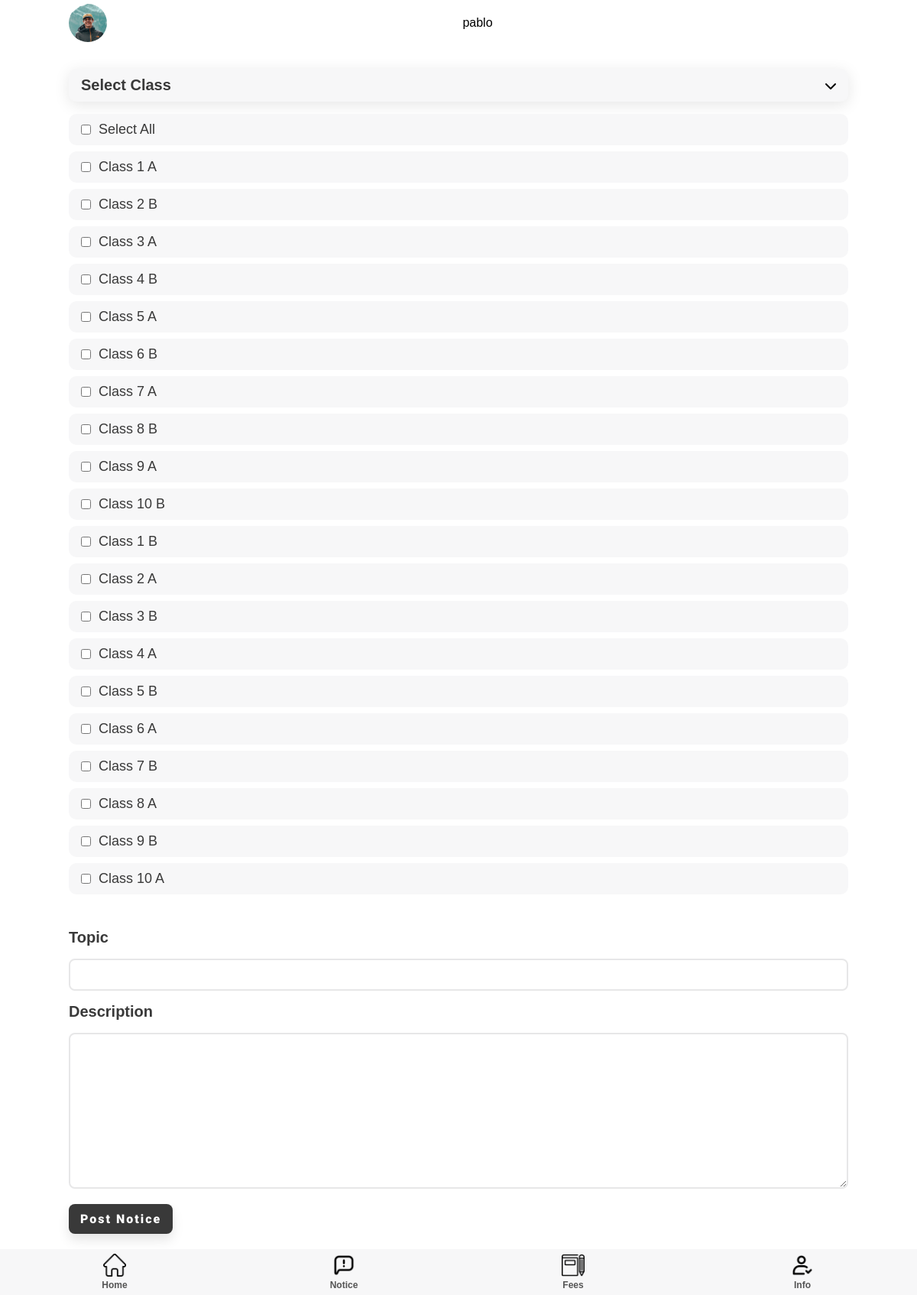
The page /notice/createNotice/ (signed in) on the database its author committed.
### teacher/models.py (models this page shows)
class classSection(models.Model):
    Class = models.IntegerField()
    section = models.CharField(max_length=50)
    teacher = models.OneToOneField(teacher, on_delete=models.PROTECT)

### notice/views.py (the view, shortened to what this page needs)
# urls.py: path('createNotice/', views.createNotice, name='createNotice'),
def createNotice(request):
    try:
        teacherobj = teacher.objects.get(user = request.user)
        school_object = teacherobj.school
        classes_teacher_obj = classSection.objects.filter(teacher = teacherobj)
        teacher_subject = subject.objects.filter(teacher = teacherobj)
        classes = [classes_teacher_obj[0]]
        for sub in teacher_subject:
            classes.append(sub.Class)
        posting_by = "teacher"
    except:
        super_admin = SuperAdmin.objects.get(user = request.user)
        school_object = super_admin.school
        classes = classSection.objects.filter(teacher__in = teacher.objects.filter(school = school_object))
        posting_by = "superadmin"
    if posting_by == "teacher":
        return render(request, 'createNotice.html', {'classes': classes})
    elif posting_by == "superadmin":
        return render(request, 'superadmincreateNotice.html', {'classes': classes})

### templates/superadmin/superadmincreateNotice.html (shortened to what this page needs)
{% extends 'adminhome.html' %} {% load static %} {% block extra-head %}
<link rel="stylesheet" href="{% static '/css/style.css' %}" />
<link rel="stylesheet" href="{% static '/css/notice.css' %}" />
{% endblock extra-head %} {% block content %}
<section id="main">
  <form method="POST" action="{% url 'notice:createNotice' %}">
    <section id="notice-accor">
      <div class="notice-class-accor component-back">
        <h2>Select Class</h2>
        <i class="fas fa-chevron-down"></i>
      </div>
      <div class="notice-class-list">
        <div class="notice-class-elem notice-all">
          <input value="all" type="checkbox" name="checks" id="" />
          <p>Select All</p>
        </div>
        {% for class in classes %}
        <div class="notice-class-elem">
          <input
            value="{{ class.id }}"
            type="checkbox"
            name="checks"
            id=""
          />
          <p>Class {{ class.Class }} {{ class.section }}</p>
        </div>
        {% endfor %}
      </div>
    </section>
    <section id="content-info">
      <div class="content-info">
        <div class="content-topic">
          <label for=""><h2>Topic</h2></label>
          <input name="topic" type="text" />
        </div>
        <div class="content-topic content-desc">
          <label for=""><h2>Description</h2></label>
          <textarea name="desc" id="" cols="30" rows="10"></textarea>
        </div>
        <button type="submit" class="btn btn-black">Post Notice</button>
      </div>
    </section>
  </form>
</section>
{% endblock content %}

### templates/superadmin/adminhome.html (shortened to what this page needs)
{% load static %}
<!DOCTYPE html>
<html lang="en">
{% block head %}
  <head>
    <link
      rel="stylesheet"
      href="https://cdnjs.cloudflare.com/ajax/libs/font-awesome/6.0.0-beta2/css/all.min.css"
    />
    <link rel="stylesheet" href="{% static 'css/style.css' %}" />
    {% block extra-head %}{% endblock extra-head %}
  </head>
{% endblock head %}
  <body>
    <section id="main">
    {% block nav %}
      <section id="nav">
        <nav class="top-navbar">
          <div class="profile-picture">
            <img src="{% static 'img/profile.jpg' %}" />
          </div>
          {{ user.username }}
        </nav>
      </section>
      {% endblock nav %}
      {% block content %}{% endblock content %}
      {% block bottom-nav %}
      <section id="bottom-nav">
        <nav class="bottom-navbar">
          <div class="nav-links">
            <div class="nav-button">
              <a href="{% url 'superadmin:adminhome' %}">
                <img src="{% static '/img/home.png' %}" />
                <h5 class="faded">Home</h5>
              </a>
            </div>
            <div class="nav-button">
              <a href="{% url 'notice:superAdminNotice' 'all' %}">
                <img src="{% static '/img/notice.png' %}" />
                <h5 class="faded">Notice</h5>
              </a>
            </div>
            <div class="nav-button">
              <a href="/admin/fees.html">
                <img src="{% static '/img/homework.png' %}" />
                <h5 class="faded">Fees</h5>
              </a>
            </div>
            <div class="nav-button">
              <a href="{% url 'superadmin:info' %}">
                <img src="{% static '/img/check.png' %}" />
                <h5 class="faded">Info</h5>
              </a>
            </div>
          </div>
        </nav>
      </section>
      {% endblock bottom-nav %}
    </section>
  </body>
</html>

### static/css/style.css (style rules this page uses)
:root { --dark-green: #1ab7ea; --light-green: #9cdabd; --dark-red: #fb3f4a; --light-red: #fb878e; --light-red: #2196f3; --light-grey: #f7f7f8; --dark-grey: #e7e7e8; --dark: #393939; --faded: #555555; --center-width: 85%; }
* { box-sizing: border-box; margin: 0; padding: 0; }
body { font-family: "Arial", sans-serif; -webkit-font-smoothing: antialiased; }
a { text-decoration: none; }
* { margin: 0; padding: 0; }
#main { margin: auto; margin-bottom: 60px; width: 100%; background-color: #fff; }
#nav { margin-bottom: 30px; }
.top-navbar { margin: auto; display: flex; justify-content: space-between; align-items: center; align-content: center; height: 60px; width: var(--center-width); }
.profile-picture { height: 50px; width: 50px; }
.profile-picture img { height: 100%; width: 100%; border-radius: 50px; object-fit: cover; }
.menu-list, .component-back { background-color: var(--light-grey); border-radius: 10px; display: flex; justify-content: space-between; align-items: center; margin: 1em 0; padding: 10px 16px; transition: all 0.5s ease 0s; box-shadow: 0px 4px 20px rgba(0, 0, 0, 0.1); }
.bottom-navbar { margin: auto; position: fixed; bottom: 0; background-color: var(--light-grey); height: 60px; width: 100%; }
.nav-links { margin: auto; width: var(--center-width); display: flex; justify-content: space-between; width: 100%; }
.nav-button { height: 60px; width: 25%; display: flex; flex-direction: column; justify-content: space-around; align-items: center; transition: all 0.3s ease-in-out 0.1s; }
.nav-button > a { width: 100%; text-align: center; }
.nav-button img { height: 30px; }
.btn { display: inline-block; background: var(--dark-green); color: #fff; padding: 10px 15px; min-width: 120px; font-size: 1rem; text-align: center; border: none; cursor: pointer; outline: none; box-shadow: 0px 8px 15px rgba(0, 0, 0, 0.1); transition: all 0.3s ease 0s; border-radius: 8px; letter-spacing: 2px; font-family: "Roboto", sans-serif; font-weight: 900; }
.btn-black { background-color: var(--dark); color: #fff; }
.btn-black { background-color: var(--dark); }
p { color: var(--dark); font-size: 15px; font-weight: 300; }
h2 { color: var(--dark); text-transform: capitalize; font-size: 20px; font-weight: 600; }
h5 { color: var(--dark); font-size: 12px; font-weight: 600; }
.faded { color: var(--faded); }

### static/css/notice.css (style rules this page uses)
#notice-accor { width: var(--center-width); margin: 25px auto; }
.notice-class-elem, .notice-stud-elem { background-color: var(--light-grey); border-radius: 10px; display: flex; justify-content: flex-start; align-items: center; margin: 0.5em 0; padding: 10px 16px; }
.notice-class-accor, .notice-stud-accor { cursor: pointer; }
.notice-class-list, .notice-stud-list { display: block; height: auto; transition: all 0.4s ease; }
.notice-class-elem p, .notice-stud-elem p { font-size: 18px; margin: 0px 10px; }
#content-info { width: var(--center-width); margin: 0px auto; padding: 20px 0px; }
.content-topic h2 { margin-bottom: 16px; }
.content-topic input[type="text"], .content-topic textarea, input[type="date"] { outline: none; width: 100%; padding: 10px; font-size: 16px; border: 2px solid var(--dark-grey); border-radius: 8px; transition: all 0.1s ease; }
.content-desc { margin: 16px 0px; height: auto; }

### rows shown on the page
classSection: Class "1", section "A"
classSection: Class "2", section "B"
classSection: Class "3", section "A"
classSection: Class "4", section "B"
classSection: Class "5", section "A"
classSection: Class "6", section "B"
classSection: Class "7", section "A"
classSection: Class "8", section "B"
classSection: Class "9", section "A"
classSection: Class "10", section "B"
classSection: Class "1", section "B"
classSection: Class "2", section "A"
classSection: Class "3", section "B"
classSection: Class "4", section "A"
classSection: Class "5", section "B"
classSection: Class "6", section "A"
classSection: Class "7", section "B"
classSection: Class "8", section "A"
classSection: Class "9", section "B"
classSection: Class "10", section "A"

### other values the page prints
{{ user.username }} "pablo"
